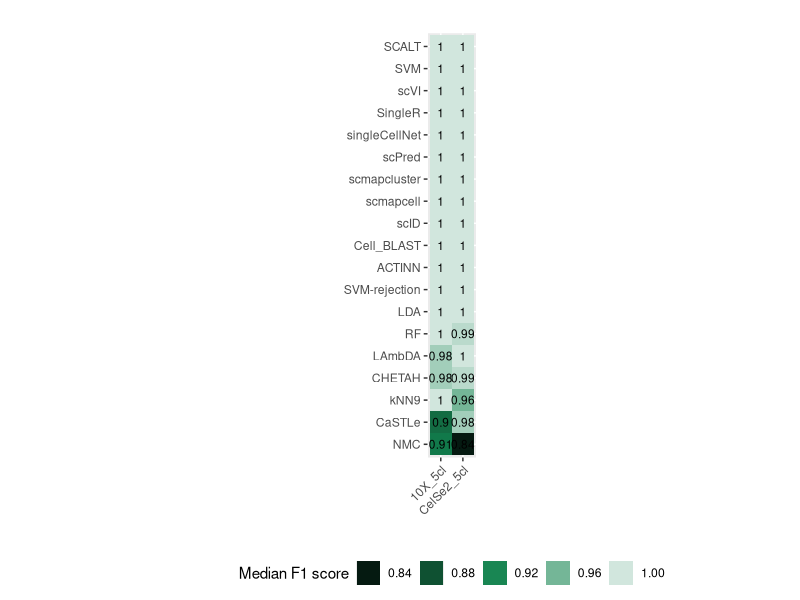
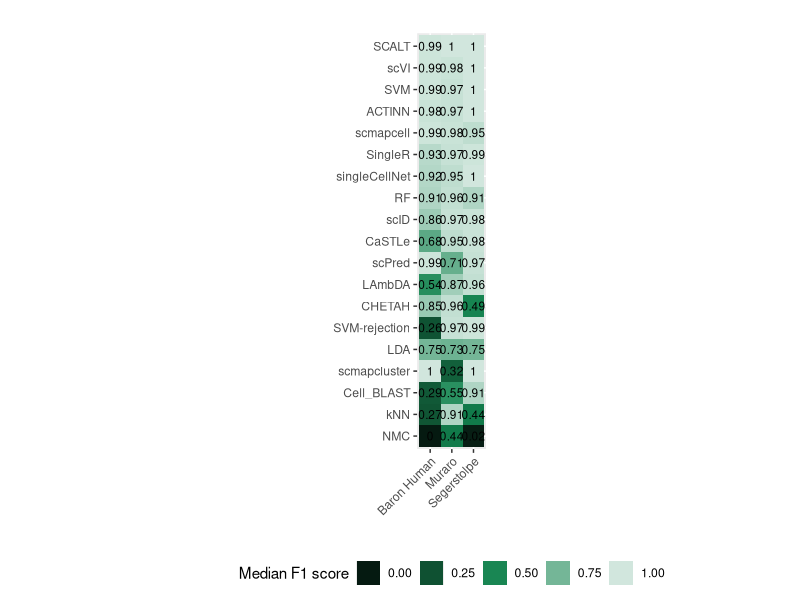
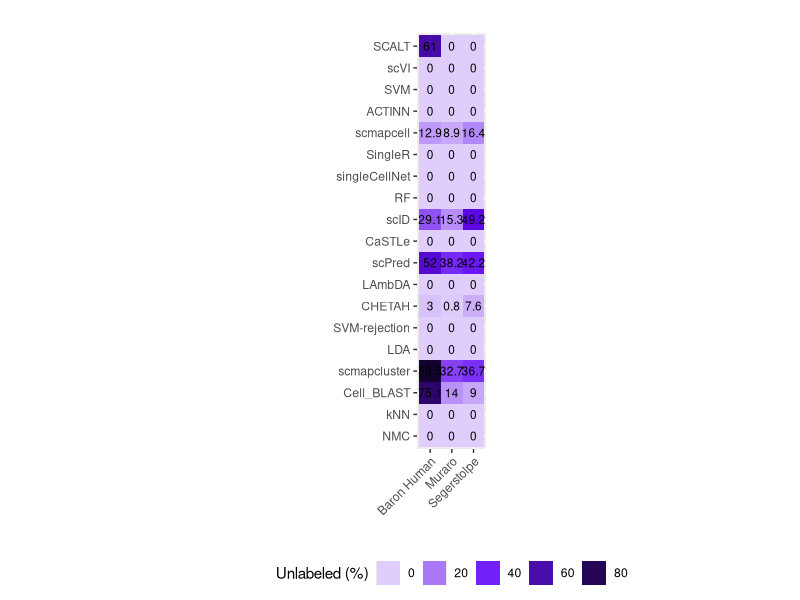
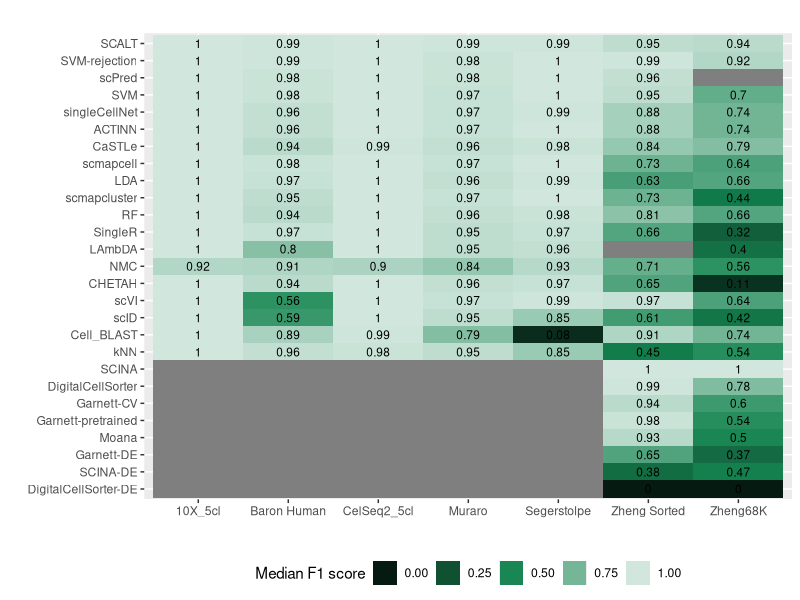
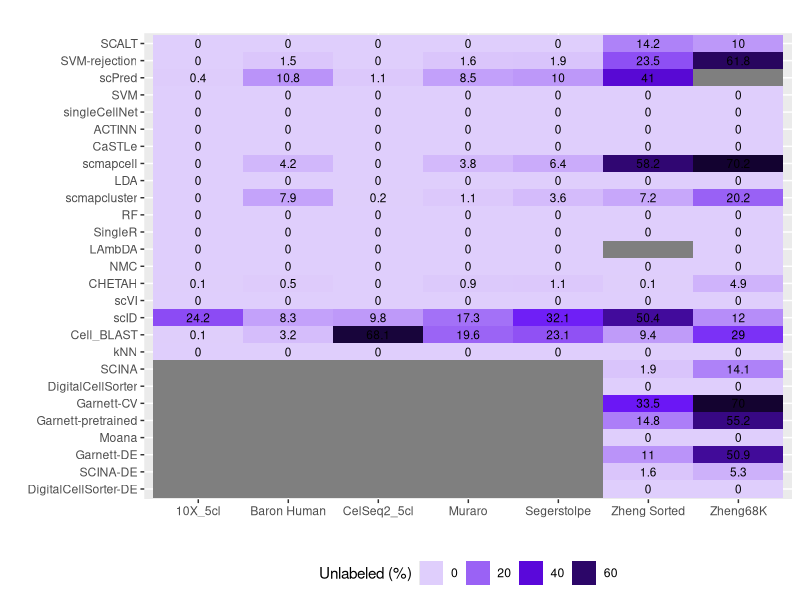
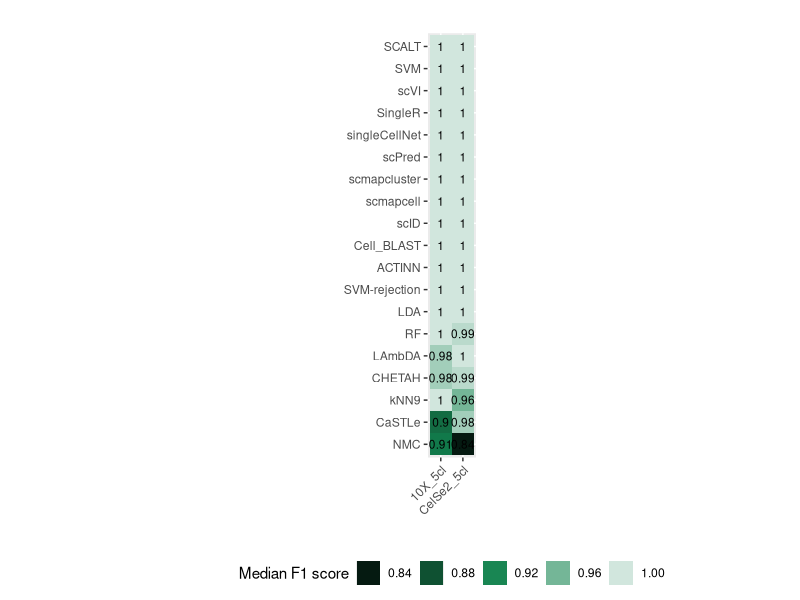
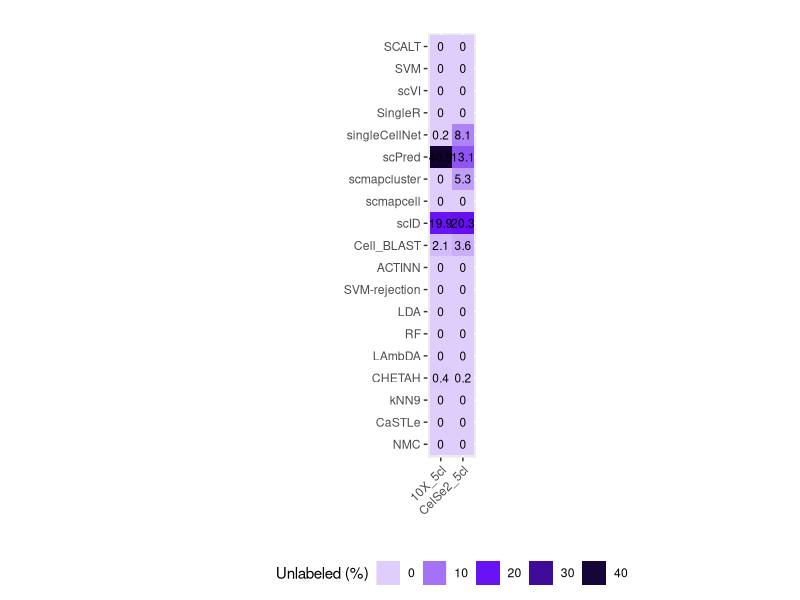
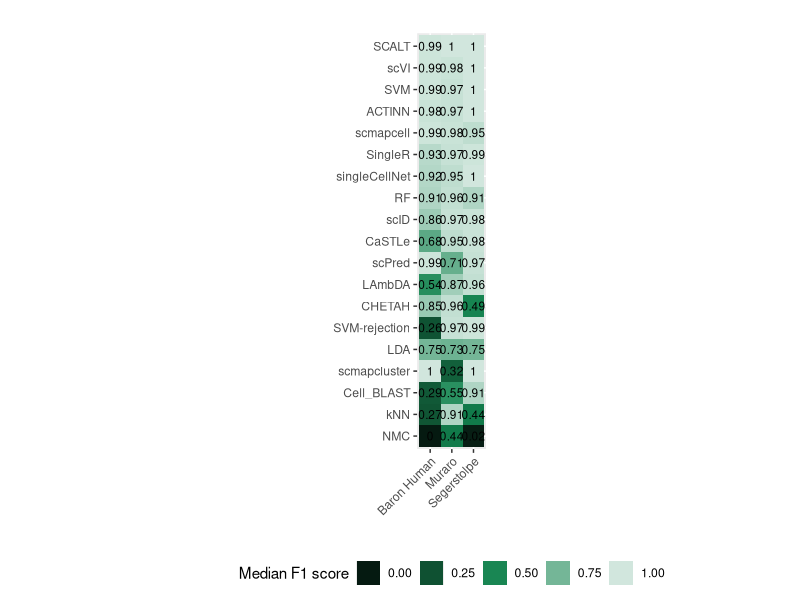

The R source for these figures, in order:
library(ggplot2)
library(reshape2)
library(viridis)
library(ggsci)

#### INTRA WITHOUT MULTIASSIGNED ####
Methods <- c("SCALT","SVM-rejection","scPred","SVM","singleCellNet","ACTINN","CaSTLe","scmapcell","LDA",
            "scmapcluster","RF","SingleR","LAmbDA","NMC","CHETAH","scVI","scID","Cell_BLAST","kNN",
            "SCINA","DigitalCellSorter","Garnett-CV","Garnett-pretrained","Moana","Garnett-DE",
            "SCINA-DE","DigitalCellSorter-DE")
Samples <- c("Baron Human","Muraro","Segerstolpe","10X_5cl","CelSeq2_5cl","Zheng Sorted","Zheng68K")

Sample <- rep(Samples,length(Methods))

Method = c(rep("SCALT",length(Samples)),rep("SVM-rejection",length(Samples)),rep("scPred",length(Samples)),rep("SVM",length(Samples)),
           rep("singleCellNet",length(Samples)),rep("ACTINN",length(Samples)),rep("CaSTLe",length(Samples)),
           rep("scmapcell",length(Samples)),rep("LDA",length(Samples)),rep("scmapcluster",length(Samples)),
           rep("RF",length(Samples)),rep("SingleR",length(Samples)),rep("LAmbDA",length(Samples)),rep("NMC",length(Samples)),
           rep("CHETAH",length(Samples)),rep("scVI",length(Samples)),rep("scID",length(Samples)),rep("Cell_BLAST",length(Samples)),
           rep("kNN",length(Samples)),rep("SCINA",length(Samples)),rep("DigitalCellSorter",length(Samples)),
           rep("Garnett-CV",length(Samples)),rep("Garnett-pretrained",length(Samples)),rep("Moana",length(Samples)),
           rep("Garnett-DE",length(Samples)),rep("SCINA-DE",length(Samples)),rep("DigitalCellSorter-DE",length(Samples)))

Median_F1_score <- c(0.99,0.99,0.99,1.0,1.0,0.95,0.94,0.99,0.98,1.0,1.0,1.0,0.99,0.92,0.98,0.98,1.0,1.0,1.0,0.96,NA,0.98,0.97,1.0,1.0,1.0,0.95,0.7,
                     0.96,0.97,0.99,1.0,1.0,0.88,0.74,0.96,0.97,1.0,1.0,1.0,0.88,0.74,0.94,0.96,0.98,1.0,0.99,0.84,0.79,
                     0.98,0.97,1.0,1.0,1.0,0.73,0.64,0.97,0.96,0.99,1.0,1.0,0.63,0.66,0.95,0.97,1.0,1.0,1.0,0.73,0.44,
                     0.94,0.96,0.98,1.0,1.0,0.81,0.66,0.97,0.95,0.97,1.0,1.0,0.66,0.32,0.80,0.95,0.96,1.0,1.0,NA,0.4,
                     0.91,0.84,0.93,0.92,0.90,0.71,0.56,0.94,0.96,0.97,1.0,1.0,0.65,0.11,0.56,0.97,0.99,1.0,1.0,0.97,0.64,
                     0.59,0.95,0.85,1.0,1.0,0.61,0.42,0.89,0.79,0.08,1.0,0.99,0.91,0.74,0.96,0.95,0.85,1.0,0.98,0.45,0.54,
                     NA,NA,NA,NA,NA,1.0,1.0,NA,NA,NA,NA,NA,0.99,0.78,NA,NA,NA,NA,NA,0.94,0.60,NA,NA,NA,NA,NA,0.98,0.54,
                     NA,NA,NA,NA,NA,0.93,0.50,NA,NA,NA,NA,NA,0.65,0.37,NA,NA,NA,NA,NA,0.38,0.47,NA,NA,NA,NA,NA,0.0,0.0)


df <- data.frame(Method,Sample,Median_F1_score) #reorder(Method,value) 
factor_column = factor(df$Method,rev(unique(df$Method)))
df$block = factor_column
data <- melt(df)

plot <- ggplot(data, aes(x = Sample, y = block, fill = value)) +
  geom_tile() +geom_text(aes(label = value), color = "Black", size = 3) + 
  scale_fill_viridis(option="mako",discrete = FALSE,name="Median F1 score",na.value="#f0f0f0")+
  theme(legend.position="bottom",legend.box="horizontal")+
  labs(title = "",x = "",y = "") 
plot <- plot +guides(col = guide_legend(label.position = "top"))+guides(fill = guide_legend(title = "Median F1 score"))
plot = plot +scale_fill_bs5("green",reverse = T)
ggsave("significant_intra_median_F1_Abdelaal_benchmark.png",plot = plot,dpi = 1000)

#### INTRA - unclassified cells without multiassigned ####
Methods <- c("SCALT","SVM-rejection","scPred","SVM","singleCellNet","ACTINN","CaSTLe","scmapcell","LDA",
             "scmapcluster","RF","SingleR","LAmbDA","NMC","CHETAH","scVI","scID","Cell_BLAST","kNN",
             "SCINA","DigitalCellSorter","Garnett-CV","Garnett-pretrained","Moana","Garnett-DE",
             "SCINA-DE","DigitalCellSorter-DE")
Samples <- c("Baron Human","Muraro","Segerstolpe","10X_5cl","CelSeq2_5cl","Zheng Sorted","Zheng68K")

Sample <- rep(Samples,length(Methods))

Method = c(rep("SCALT",length(Samples)),rep("SVM-rejection",length(Samples)),rep("scPred",length(Samples)),rep("SVM",length(Samples)),
           rep("singleCellNet",length(Samples)),rep("ACTINN",length(Samples)),rep("CaSTLe",length(Samples)),
           rep("scmapcell",length(Samples)),rep("LDA",length(Samples)),rep("scmapcluster",length(Samples)),
           rep("RF",length(Samples)),rep("SingleR",length(Samples)),rep("LAmbDA",length(Samples)),rep("NMC",length(Samples)),
           rep("CHETAH",length(Samples)),rep("scVI",length(Samples)),rep("scID",length(Samples)),rep("Cell_BLAST",length(Samples)),
           rep("kNN",length(Samples)),rep("SCINA",length(Samples)),rep("DigitalCellSorter",length(Samples)),
           rep("Garnett-CV",length(Samples)),rep("Garnett-pretrained",length(Samples)),rep("Moana",length(Samples)),
           rep("Garnett-DE",length(Samples)),rep("SCINA-DE",length(Samples)),rep("DigitalCellSorter-DE",length(Samples)))

unlabelled <- c(0.0,0.0,0.0,0.0,0.0,14.2,10.0,1.5,1.6,1.9,0.0,0.0,23.5,61.8,10.8,8.5,10,0.4,1.1,41,NA,0.0,0.0,0.0,0.0,0.0,0.0,0.0,
                0.0,0.0,0.0,0.0,0.0,0.0,0.0,0.0,0.0,0.0,0.0,0.0,0.0,0.0,0.0,0.0,0.0,0.0,0.0,0.0,0.0,
                4.2,3.8,6.4,0.0,0.0,58.2,70.2,0.0,0.0,0.0,0.0,0.0,0.0,0.0,7.9,1.1,3.6,0.0,0.2,7.2,20.2,
                0.0,0.0,0.0,0.0,0.0,0.0,0.0,0.0,0.0,0.0,0.0,0.0,0.0,0.0,0.0,0.0,0.0,0.0,0.0,NA,0.0,
                0.0,0.0,0.0,0.0,0.0,0.0,0.0,0.5,0.9,1.1,0.1,0.0,0.1,4.9,0.0,0.0,0.0,0.0,0.0,0.0,0.0,
                8.3,17.3,32.1,24.2,9.8,50.4,12,3.2,19.6,23.1,0.1,68.1,9.4,29,0.0,0.0,0.0,0.0,0.0,0.0,0.0,
                NA,NA,NA,NA,NA,1.9,14.1,NA,NA,NA,NA,NA,0.0,0.0,NA,NA,NA,NA,NA,33.5,70,NA,NA,NA,NA,NA,14.8,55.2,
                NA,NA,NA,NA,NA,0.0,0.0,NA,NA,NA,NA,NA,11,50.9,NA,NA,NA,NA,NA,1.6,5.3,NA,NA,NA,NA,NA,0.0,0.0)


df <- data.frame(Method,Sample,unlabelled)
factor_column = factor(df$Method,rev(unique(df$Method)))
df$block = factor_column
data <- melt(df)

plot <- ggplot(data, aes(x = Sample, y = block, fill = value)) +
  geom_tile() +geom_text(aes(label = value), color = "Black", size = 3) + 
  scale_fill_viridis(option="cividis",discrete = FALSE,name="Unlabeled (%)",na.value="#f0f0f0")+
  theme(legend.position="bottom",legend.box="horizontal")+
  labs(title = "",x = "",y = "") 
plot <- plot +guides(col = guide_legend(label.position = "top"))+guides(fill = guide_legend(title = "Unlabeled (%)"))#+theme(legend.margin=margin(-10, 0, 0, 0))
plot = plot + scale_fill_bs5("indigo")
ggsave("significant_intra_unlabelled_Abdelaal_benchmark.png",plot = plot,dpi = 1000)

#### Inter benchmark - cell lines  without multiassigned ####
CT_methods <- c("SCALT","SVM","scVI","SingleR","singleCellNet","scPred","scmapcluster","scmapcell","scID","Cell_BLAST","ACTINN",
                "SVM-rejection","LDA","RF","LAmbDA","CHETAH","kNN9","CaSTLe","NMC")
CT_samples <- c("10X_5cl","CelSe2_5cl")

Sample <- rep(CT_samples,length(CT_methods))

Method <- c(rep("SCALT",length(CT_samples)),rep("SVM",length(CT_samples)),rep("scVI",length(CT_samples)),rep("SingleR",length(CT_samples)),
            rep("singleCellNet",length(CT_samples)),rep("scPred",length(CT_samples)),rep("scmapcluster",length(CT_samples)),
            rep("scmapcell",length(CT_samples)),rep("scID",length(CT_samples)),rep("Cell_BLAST",length(CT_samples)),
            rep("ACTINN",length(CT_samples)),rep("SVM-rejection",length(CT_samples)),rep("LDA",length(CT_samples)),
            rep("RF",length(CT_samples)),rep("LAmbDA",length(CT_samples)),rep("CHETAH",length(CT_samples)),rep("kNN9",length(CT_samples)),
            rep("CaSTLe",length(CT_samples)),rep("NMC",length(CT_samples)))

Median_F1_score <- c(1.0,1.0,1,1,1,1,1,1,1,1,1,1,1,1,1,1,1,1,1,1,1,1,1,1,1,1,1,0.99,0.98,1,0.98,0.99,1,0.96,0.90,0.98,0.91,0.84)

df <- data.frame(Method,Sample,Median_F1_score)
factor_column = factor(df$Method,rev(unique(df$Method)))
df$block = factor_column
data <- melt(df)

plot <- ggplot(data, aes(x = Sample, y = block, fill = value)) +#coord_fixed()+
  geom_tile() +geom_text(aes(label = value), color = "Black", size = 3) + scale_fill_viridis(option="mako",discrete = FALSE,name="Median F1 score")+
  theme(legend.position="bottom",legend.box="horizontal",axis.text.x = element_text(angle = 45,hjust = 1))+coord_fixed()+
  labs(title = "",x = "",y = "")
plot <- plot +guides(col = guide_legend(label.position = "top"))+guides(fill = guide_legend(title = "Median F1 score"))#+theme(legend.margin=margin(-10, 0, 0, 0))
plot = plot + scale_fill_bs5("green",reverse = T)
plot
ggsave("significant_inter_cell_lines_median_F1_Abdelaal_benchmark.png",plot = plot,dpi = 1000)

### Unclassified cell lines - inter benchamark without multiassigned ####
CT_methods <- c("SVM","scVI","SingleR","singleCellNet","scPred","scmapcluster","scmapcell","scID","Cell_BLAST","ACTINN",
                "SVM-rejection","LDA","RF","LAmbDA","CHETAH","kNN9","CaSTLe","NMC","SCALT")
CT_samples <- c("10X_5cl","CelSe2_5cl")

Sample <- rep(CT_samples,length(CT_methods))

Method <- c(rep("SCALT",length(CT_samples)),rep("SVM",length(CT_samples)),rep("scVI",length(CT_samples)),rep("SingleR",length(CT_samples)),
            rep("singleCellNet",length(CT_samples)),rep("scPred",length(CT_samples)),rep("scmapcluster",length(CT_samples)),
            rep("scmapcell",length(CT_samples)),rep("scID",length(CT_samples)),rep("Cell_BLAST",length(CT_samples)),
            rep("ACTINN",length(CT_samples)),rep("SVM-rejection",length(CT_samples)),rep("LDA",length(CT_samples)),
            rep("RF",length(CT_samples)),rep("LAmbDA",length(CT_samples)),rep("CHETAH",length(CT_samples)),rep("kNN9",length(CT_samples)),
            rep("CaSTLe",length(CT_samples)),rep("NMC",length(CT_samples)))

unlabelled <- c(0.0,0.0,0.0,0.0,0.0,0.0,0.0,0.0,0.2,8.1,40.9,13.1,0.0,5.3,0.0,0.0,19.9,20.3,2.1,3.6,0.0,0.0,0.0,0.0,0.0,0.0,
                     0.0,0.0,0.0,0.0,0.4,0.2,0.0,0.0,0.0,0.0,0.0,0.0)

df <- data.frame(Method,Sample,unlabelled)
factor_column = factor(df$Method,rev(unique(df$Method)))
df$block = factor_column
data <- melt(df)

plot <- ggplot(data, aes(x = Sample, y = block, fill = value)) +#coord_fixed()+
  geom_tile() +geom_text(aes(label = value), color = "Black", size = 3) + scale_fill_viridis(option="cividis",discrete = FALSE,name="Unlabeled (%)")+
  theme(legend.position="bottom",legend.box="horizontal",axis.text.x = element_text(angle = 45,hjust = 1))+coord_fixed()+
  labs(title = "",x = "",y = "")
plot <- plot +guides(col = guide_legend(label.position = "top"))+guides(fill = guide_legend(title = "Unlabeled (%)"))#+theme(legend.margin=margin(-10, 0, 0, 0))
plot = plot + scale_fill_bs5("indigo")
ggsave("significant_inter_cell_lines_unlabeled_Abdelaal_benchmark.png",plot = plot,dpi = 1000)

### Inter benchmark - Pancreas datasets without multiassigned ####
PA_methods <- c("SCALT","scVI","SVM","ACTINN","scmapcell","SingleR","singleCellNet","RF","scID","CaSTLe","scPred","LAmbDA","CHETAH",
                "SVM-rejection","LDA","scmapcluster","Cell_BLAST","kNN","NMC")

PA_samples <- c("Baron Human","Muraro","Segerstolpe")

Sample <- rep(PA_samples,length(PA_methods))

Method <-  c(rep("SCALT",length(PA_samples)),rep("scVI",length(PA_samples)),rep("SVM",length(PA_samples)),rep("ACTINN",length(PA_samples)),rep("scmapcell",length(PA_samples)),
             rep("SingleR",length(PA_samples)),rep("singleCellNet",length(PA_samples)),rep("RF",length(PA_samples)),
             rep("scID",length(PA_samples)),rep("CaSTLe",length(PA_samples)),rep("scPred",length(PA_samples)),
             rep("LAmbDA",length(PA_samples)),rep("CHETAH",length(PA_samples)),rep("SVM-rejection",length(PA_samples)),
             rep("LDA",length(PA_samples)),rep("scmapcluster",length(PA_samples)),rep("Cell_BLAST",length(PA_samples)),
             rep("kNN",length(PA_samples)),rep("NMC",length(PA_samples)))

Median_F1_score <- c(0.99,1.0,1.0,0.99,0.98,1.0,0.99,0.97,1.0,0.98,0.97,1.0,0.99,0.98,0.95,0.93,0.97,0.99,0.92,0.95,1.0,0.91,0.96,0.91,
                     0.86,0.97,0.98,0.68,0.95,0.98,0.99,0.71,0.97,0.54,0.87,0.96,0.85,0.96,0.49,0.26,0.97,0.99,0.75,0.73,0.75,
                     1.0,0.32,1.0,0.29,0.55,0.91,0.27,0.91,0.44,0,0.44,0.02)

df <- data.frame(Method,Sample,Median_F1_score)
factor_column = factor(df$Method,rev(unique(df$Method)))
df$block = factor_column
data <- melt(df)

plot <- ggplot(data, aes(x = Sample, y = block, fill = value)) +#coord_fixed()+
  geom_tile() +geom_text(aes(label = value), color = "Black", size = 3) + scale_fill_viridis(option="mako",discrete = FALSE,name="Median F1 score")+
  theme(legend.position="bottom",legend.box="horizontal",axis.text.x = element_text(angle = 45,hjust = 1))+coord_fixed()+
  labs(title = "",x = "",y = "")
plot <- plot +guides(col = guide_legend(label.position = "top"))+guides(fill = guide_legend(title = "Median F1 score"))#+theme(legend.margin=margin(-10, 0, 0, 0))
plot = plot + scale_fill_bs5("green",reverse = T)
plot
ggsave("significant_inter_pancreas_median_F1_Abdelaal_benchmarkPlot.png",plot = plot,dpi = 1000)

### Unclassified pancreas - inter benchamrk without multiassigned ####
PA_methods <- c("SCALT","scVI","SVM","ACTINN","scmapcell","SingleR","singleCellNet","RF","scID","CaSTLe","scPred","LAmbDA","CHETAH",
                "SVM-rejection","LDA","scmapcluster","Cell_BLAST","kNN","NMC")

PA_samples <- c("Baron Human","Muraro","Segerstolpe")

Sample <- rep(PA_samples,length(PA_methods))

Method <-  c(rep("SCALT",length(PA_samples)),rep("scVI",length(PA_samples)),rep("SVM",length(PA_samples)),rep("ACTINN",length(PA_samples)),rep("scmapcell",length(PA_samples)),
             rep("SingleR",length(PA_samples)),rep("singleCellNet",length(PA_samples)),rep("RF",length(PA_samples)),
             rep("scID",length(PA_samples)),rep("CaSTLe",length(PA_samples)),rep("scPred",length(PA_samples)),
             rep("LAmbDA",length(PA_samples)),rep("CHETAH",length(PA_samples)),rep("SVM-rejection",length(PA_samples)),
             rep("LDA",length(PA_samples)),rep("scmapcluster",length(PA_samples)),rep("Cell_BLAST",length(PA_samples)),
             rep("kNN",length(PA_samples)),rep("NMC",length(PA_samples)))

unlabelled <- c(61.0,0.0,0.0,0.0,0.0,0.0,0.0,0.0,0.0,0.0,0.0,0.0,12.9,8.9,16.4,0.0,0.0,0.0,0.0,0.0,0.0,0.0,0.0,0.0,29.1,15.3,49.2,
                0.0,0.0,0.0,52,38.2,42.2,0.0,0.0,0.0,3,0.8,7.6,0.0,0.0,0.0,0.0,0.0,0.0,88.5,32.7,36.7,75.1,14,9,
                0.0,0.0,0.0,0.0,0.0,0.0)

df <- data.frame(Method,Sample,unlabelled)
factor_column = factor(df$Method,rev(unique(df$Method)))
df$block = factor_column
data <- melt(df)

plot <- ggplot(data, aes(x = Sample, y = block, fill = value)) +#coord_fixed()+
  geom_tile() +geom_text(aes(label = value), color = "Black", size = 3) + scale_fill_viridis(option="cividis",discrete = FALSE,name="Unlabeled (%)")+
  theme(legend.position="bottom",legend.box="horizontal",axis.text.x = element_text(angle = 45,hjust = 1))+coord_fixed()+
  labs(title = "",x = "",y = "")
plot <- plot +guides(col = guide_legend(label.position = "top"))+guides(fill = guide_legend(title = "Unlabeled (%)"))#+theme(legend.margin=margin(-10, 0, 0, 0))
plot = plot + scale_fill_bs5("indigo")
plot
ggsave("significant_inter_unlabelled_pancreas_Abdelaal_benchmark.png",plot = plot,dpi = 1000)